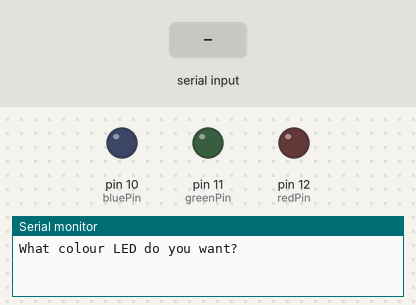
The sketch below on a simulated Arduino Uno, built with avr-gcc and run on an emulated ATmega328P. Shown: output pins drawn as LEDs (lit = HIGH), the last lines printed to the serial monitor. Inputs (shaded band) come from the test bench.

Above: at 1.2 s.
1.3 s: "red" received over Serial
At 2.7 s:
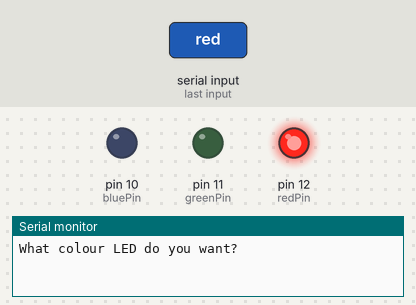
4.3 s: "green" received over Serial
At 4.7 s:
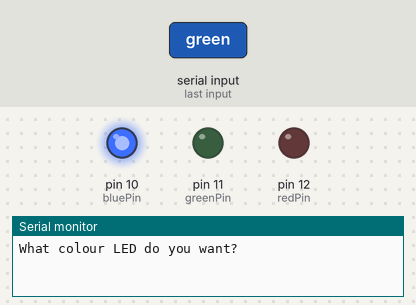
At 7.4 s:
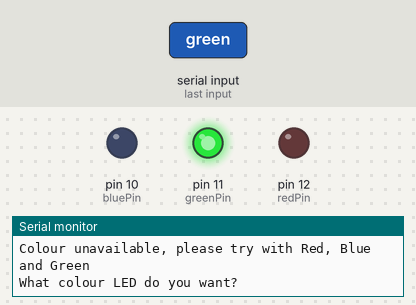
Timing chart, 0 to 10.3 s (numbered marks = the images above; inputs shaded):
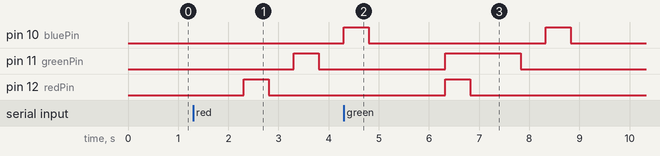

The sketch:

Lesson19.ino
```cpp
// Lesson 19: Reading Strings from the serial monitor
String msg1 = "What is your name?";
String msg2 = "Hello ";
String msg3 = ", Welcome to Arduio!";
String myName;

int redPin = 12;
int bluePin = 10;
int greenPin = 11;
String myColour;
String msg= "What colour LED do you want?";

void setup() {
  // put your setup code here, to run once:
  Serial.begin(9600);
//  Serial.println(msg1);
//  while(Serial.available()==0){}
//  myName = Serial.readString();
  pinMode(redPin, OUTPUT);
  pinMode(greenPin, OUTPUT);
  pinMode(bluePin, OUTPUT);
}

void loop() {
// // Exercise 1:
//  Serial.print(msg2);
//  Serial.print(myName);
//  Serial.println(msg3);
//  delay(10000);

// Excercise 2:
  Serial.println(msg);
  while(Serial.available()==0){}
  myColour = Serial.readString();
  myColour.toLowerCase();
  if (myColour == "red"){
    digitalWrite(redPin, HIGH);
    digitalWrite(greenPin, LOW);
    digitalWrite(bluePin, LOW);
  }

  if (myColour == "green"){
    digitalWrite(redPin, LOW);
    digitalWrite(greenPin, HIGH);
    digitalWrite(bluePin, LOW);
  }

  if (myColour == "blue"){
    digitalWrite(redPin, LOW);
    digitalWrite(greenPin, LOW);
    digitalWrite(bluePin, HIGH);
  }
  else{
    digitalWrite(redPin, HIGH);
    delay(500);
    digitalWrite(redPin, LOW);
    delay(500);

    digitalWrite(greenPin, HIGH);
    delay(500);
    digitalWrite(greenPin, LOW);
    delay(500);

    digitalWrite(bluePin, HIGH);
    delay(500);
    digitalWrite(bluePin, LOW);
    delay(500);

    Serial.println("Colour unavailable, please try with Red, Blue and Green");
  }
}
```

Measured:
- after the input at 1.3 s, pin 11 (greenPin): LOW → HIGH after 2.0 s, → LOW 0.50 s later; pin 12 (redPin): LOW → HIGH after 1.0 s, → LOW 0.50 s later
- after the input at 4.3 s, pin 11 (greenPin): LOW → HIGH after 2.0 s, → LOW 1.5 s later; pin 12 (redPin): LOW → HIGH after 2.0 s, → LOW 0.50 s later
- by itself, pin 10 (bluePin): alternates HIGH for 0.50 s and LOW for 3.5 s
